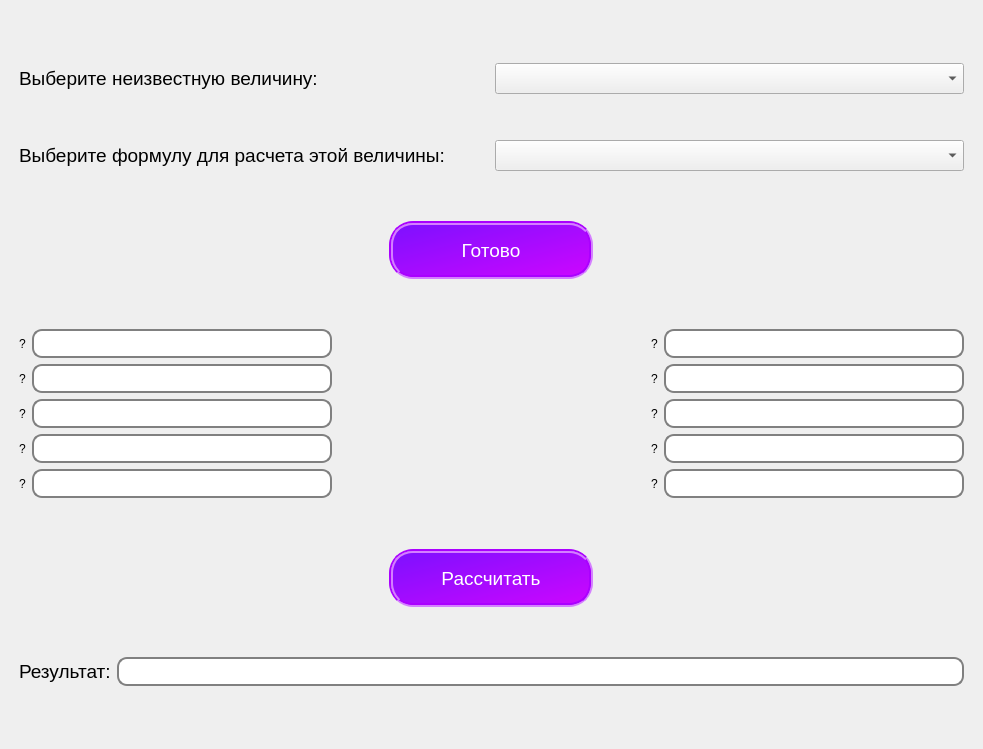
<?xml version="1.0" encoding="UTF-8"?>
<ui version="4.0">
 <class>Formula</class>
 <widget class="QMainWindow" name="Formula">
  <property name="geometry">
   <rect>
    <x>0</x>
    <y>0</y>
    <width>983</width>
    <height>749</height>
   </rect>
  </property>
  <property name="windowTitle">
   <string>Формулы</string>
  </property>
  <property name="styleSheet">
   <string notr="true">#centralwidget { 
            background-image:url(&quot;pic1.jpg&quot;); background-position: center;}</string>
  </property>
  <widget class="QWidget" name="centralwidget">
   <layout class="QGridLayout" name="gridLayout">
    <item row="0" column="0">
     <layout class="QVBoxLayout" name="verticalLayout_4">
      <property name="leftMargin">
       <number>10</number>
      </property>
      <property name="topMargin">
       <number>10</number>
      </property>
      <property name="rightMargin">
       <number>10</number>
      </property>
      <property name="bottomMargin">
       <number>10</number>
      </property>
      <item>
       <spacer name="verticalSpacer_2">
        <property name="orientation">
         <enum>Qt::Vertical</enum>
        </property>
        <property name="sizeHint" stdset="0">
         <size>
          <width>20</width>
          <height>40</height>
         </size>
        </property>
       </spacer>
      </item>
      <item>
       <layout class="QHBoxLayout" name="horizontalLayout">
        <item>
         <widget class="QLabel" name="label">
          <property name="sizePolicy">
           <sizepolicy hsizetype="Expanding" vsizetype="Fixed">
            <horstretch>0</horstretch>
            <verstretch>0</verstretch>
           </sizepolicy>
          </property>
          <property name="font">
           <font>
            <family>Arial</family>
            <pointsize>14</pointsize>
           </font>
          </property>
          <property name="text">
           <string>Выберите неизвестную величину:</string>
          </property>
         </widget>
        </item>
        <item>
         <widget class="QComboBox" name="measures_box">
          <property name="sizePolicy">
           <sizepolicy hsizetype="Expanding" vsizetype="Fixed">
            <horstretch>0</horstretch>
            <verstretch>0</verstretch>
           </sizepolicy>
          </property>
          <property name="font">
           <font>
            <family>Arial</family>
            <pointsize>14</pointsize>
           </font>
          </property>
         </widget>
        </item>
       </layout>
      </item>
      <item>
       <spacer name="verticalSpacer">
        <property name="orientation">
         <enum>Qt::Vertical</enum>
        </property>
        <property name="sizeType">
         <enum>QSizePolicy::Fixed</enum>
        </property>
        <property name="sizeHint" stdset="0">
         <size>
          <width>20</width>
          <height>40</height>
         </size>
        </property>
       </spacer>
      </item>
      <item>
       <layout class="QHBoxLayout" name="horizontalLayout_2">
        <item>
         <widget class="QLabel" name="label_2">
          <property name="sizePolicy">
           <sizepolicy hsizetype="Expanding" vsizetype="Fixed">
            <horstretch>0</horstretch>
            <verstretch>0</verstretch>
           </sizepolicy>
          </property>
          <property name="font">
           <font>
            <family>Arial</family>
            <pointsize>14</pointsize>
           </font>
          </property>
          <property name="text">
           <string>Выберите формулу для расчета этой величины:</string>
          </property>
         </widget>
        </item>
        <item>
         <widget class="QComboBox" name="formulas_box">
          <property name="sizePolicy">
           <sizepolicy hsizetype="Expanding" vsizetype="Maximum">
            <horstretch>0</horstretch>
            <verstretch>0</verstretch>
           </sizepolicy>
          </property>
          <property name="font">
           <font>
            <family>Arial</family>
            <pointsize>14</pointsize>
           </font>
          </property>
         </widget>
        </item>
       </layout>
      </item>
      <item>
       <spacer name="verticalSpacer_4">
        <property name="orientation">
         <enum>Qt::Vertical</enum>
        </property>
        <property name="sizeHint" stdset="0">
         <size>
          <width>20</width>
          <height>40</height>
         </size>
        </property>
       </spacer>
      </item>
      <item alignment="Qt::AlignHCenter">
       <widget class="QPushButton" name="ready_btn">
        <property name="font">
         <font>
          <family>Arial</family>
          <pointsize>14</pointsize>
         </font>
        </property>
        <property name="cursor">
         <cursorShape>PointingHandCursor</cursorShape>
        </property>
        <property name="styleSheet">
         <string notr="true">min-width:  196px;
background-color: qlineargradient(spread:pad, x1:0, y1:0, x2:1, y2:1, stop:0 rgba(124, 16, 255, 255), stop:1 rgba(205, 6, 255, 255));
color: rgb(255, 255, 255);
    max-width:  196px;
    min-height: 50px;
    max-height: 50px;
    border-radius: 24px;
border: 4px groove rgb(170, 0, 255);</string>
        </property>
        <property name="text">
         <string>Готово</string>
        </property>
       </widget>
      </item>
      <item>
       <spacer name="verticalSpacer_5">
        <property name="orientation">
         <enum>Qt::Vertical</enum>
        </property>
        <property name="sizeHint" stdset="0">
         <size>
          <width>20</width>
          <height>40</height>
         </size>
        </property>
       </spacer>
      </item>
      <item>
       <layout class="QHBoxLayout" name="horizontalLayout_13">
        <item>
         <layout class="QVBoxLayout" name="verticalLayout_2">
          <item>
           <layout class="QHBoxLayout" name="horizontalLayout_3">
            <item>
             <widget class="QLabel" name="first_label">
              <property name="text">
               <string>?</string>
              </property>
             </widget>
            </item>
            <item>
             <widget class="QLineEdit" name="first_line">
              <property name="font">
               <font>
                <family>Arial</family>
                <pointsize>14</pointsize>
               </font>
              </property>
              <property name="styleSheet">
               <string notr="true">border: 2px solid gray;
border-radius: 10px;</string>
              </property>
             </widget>
            </item>
           </layout>
          </item>
          <item>
           <layout class="QHBoxLayout" name="horizontalLayout_4">
            <item>
             <widget class="QLabel" name="second_label">
              <property name="text">
               <string>?</string>
              </property>
             </widget>
            </item>
            <item>
             <widget class="QLineEdit" name="second_line">
              <property name="font">
               <font>
                <family>Arial</family>
                <pointsize>14</pointsize>
               </font>
              </property>
              <property name="styleSheet">
               <string notr="true">border: 2px solid gray;
border-radius: 10px;</string>
              </property>
             </widget>
            </item>
           </layout>
          </item>
          <item>
           <layout class="QHBoxLayout" name="horizontalLayout_5">
            <item>
             <widget class="QLabel" name="third_label">
              <property name="text">
               <string>?</string>
              </property>
             </widget>
            </item>
            <item>
             <widget class="QLineEdit" name="third_line">
              <property name="font">
               <font>
                <family>Arial</family>
                <pointsize>14</pointsize>
               </font>
              </property>
              <property name="styleSheet">
               <string notr="true">border: 2px solid gray;
border-radius: 10px;</string>
              </property>
             </widget>
            </item>
           </layout>
          </item>
          <item>
           <layout class="QHBoxLayout" name="horizontalLayout_6">
            <item>
             <widget class="QLabel" name="fourth_label">
              <property name="text">
               <string>?</string>
              </property>
             </widget>
            </item>
            <item>
             <widget class="QLineEdit" name="fourth_line">
              <property name="font">
               <font>
                <family>Arial</family>
                <pointsize>14</pointsize>
               </font>
              </property>
              <property name="styleSheet">
               <string notr="true">border: 2px solid gray;
border-radius: 10px;</string>
              </property>
             </widget>
            </item>
           </layout>
          </item>
          <item>
           <layout class="QHBoxLayout" name="horizontalLayout_7">
            <item>
             <widget class="QLabel" name="fifth_label">
              <property name="text">
               <string>?</string>
              </property>
             </widget>
            </item>
            <item>
             <widget class="QLineEdit" name="fifth_line">
              <property name="font">
               <font>
                <family>Arial</family>
                <pointsize>14</pointsize>
               </font>
              </property>
              <property name="styleSheet">
               <string notr="true">border: 2px solid gray;
border-radius: 10px;</string>
              </property>
             </widget>
            </item>
           </layout>
          </item>
         </layout>
        </item>
        <item>
         <spacer name="horizontalSpacer">
          <property name="orientation">
           <enum>Qt::Horizontal</enum>
          </property>
          <property name="sizeHint" stdset="0">
           <size>
            <width>40</width>
            <height>20</height>
           </size>
          </property>
         </spacer>
        </item>
        <item>
         <layout class="QVBoxLayout" name="verticalLayout_3">
          <item>
           <layout class="QHBoxLayout" name="horizontalLayout_8">
            <item>
             <widget class="QLabel" name="sixth_label">
              <property name="text">
               <string>?</string>
              </property>
             </widget>
            </item>
            <item>
             <widget class="QLineEdit" name="sixth_line">
              <property name="font">
               <font>
                <family>Arial</family>
                <pointsize>14</pointsize>
               </font>
              </property>
              <property name="styleSheet">
               <string notr="true">border: 2px solid gray;
border-radius: 10px;</string>
              </property>
             </widget>
            </item>
           </layout>
          </item>
          <item>
           <layout class="QHBoxLayout" name="horizontalLayout_9">
            <item>
             <widget class="QLabel" name="seventh_label">
              <property name="text">
               <string>?</string>
              </property>
             </widget>
            </item>
            <item>
             <widget class="QLineEdit" name="seventh_line">
              <property name="font">
               <font>
                <family>Arial</family>
                <pointsize>14</pointsize>
               </font>
              </property>
              <property name="styleSheet">
               <string notr="true">border: 2px solid gray;
border-radius: 10px;</string>
              </property>
             </widget>
            </item>
           </layout>
          </item>
          <item>
           <layout class="QHBoxLayout" name="horizontalLayout_10">
            <item>
             <widget class="QLabel" name="eighth_label">
              <property name="text">
               <string>?</string>
              </property>
             </widget>
            </item>
            <item>
             <widget class="QLineEdit" name="eighth_line">
              <property name="font">
               <font>
                <family>Arial</family>
                <pointsize>14</pointsize>
               </font>
              </property>
              <property name="styleSheet">
               <string notr="true">border: 2px solid gray;
border-radius: 10px;</string>
              </property>
             </widget>
            </item>
           </layout>
          </item>
          <item>
           <layout class="QHBoxLayout" name="horizontalLayout_11">
            <item>
             <widget class="QLabel" name="nineth_label">
              <property name="text">
               <string>?</string>
              </property>
             </widget>
            </item>
            <item>
             <widget class="QLineEdit" name="nineth_line">
              <property name="font">
               <font>
                <family>Arial</family>
                <pointsize>14</pointsize>
               </font>
              </property>
              <property name="styleSheet">
               <string notr="true">border: 2px solid gray;
border-radius: 10px;</string>
              </property>
             </widget>
            </item>
           </layout>
          </item>
          <item>
           <layout class="QHBoxLayout" name="horizontalLayout_12">
            <item>
             <widget class="QLabel" name="tenth_label">
              <property name="text">
               <string>?</string>
              </property>
             </widget>
            </item>
            <item>
             <widget class="QLineEdit" name="tenth_line">
              <property name="font">
               <font>
                <family>Arial</family>
                <pointsize>14</pointsize>
               </font>
              </property>
              <property name="styleSheet">
               <string notr="true">border: 2px solid gray;
border-radius: 10px;</string>
              </property>
             </widget>
            </item>
           </layout>
          </item>
         </layout>
        </item>
       </layout>
      </item>
      <item>
       <spacer name="verticalSpacer_6">
        <property name="orientation">
         <enum>Qt::Vertical</enum>
        </property>
        <property name="sizeHint" stdset="0">
         <size>
          <width>20</width>
          <height>40</height>
         </size>
        </property>
       </spacer>
      </item>
      <item alignment="Qt::AlignHCenter">
       <widget class="QPushButton" name="result_btn">
        <property name="font">
         <font>
          <family>Arial</family>
          <pointsize>14</pointsize>
         </font>
        </property>
        <property name="cursor">
         <cursorShape>PointingHandCursor</cursorShape>
        </property>
        <property name="styleSheet">
         <string notr="true">min-width:  196px;
background-color: qlineargradient(spread:pad, x1:0, y1:0, x2:1, y2:1, stop:0 rgba(124, 16, 255, 255), stop:1 rgba(205, 6, 255, 255));
color: rgb(255, 255, 255);
    max-width:  196px;
    min-height: 50px;
    max-height: 50px;
    border-radius: 24px;
border: 4px groove rgb(170, 0, 255);</string>
        </property>
        <property name="text">
         <string>Рассчитать</string>
        </property>
       </widget>
      </item>
      <item>
       <spacer name="verticalSpacer_7">
        <property name="orientation">
         <enum>Qt::Vertical</enum>
        </property>
        <property name="sizeHint" stdset="0">
         <size>
          <width>20</width>
          <height>40</height>
         </size>
        </property>
       </spacer>
      </item>
      <item>
       <layout class="QHBoxLayout" name="horizontalLayout_14">
        <item>
         <widget class="QLabel" name="label_5">
          <property name="font">
           <font>
            <family>Arial</family>
            <pointsize>14</pointsize>
           </font>
          </property>
          <property name="text">
           <string>Результат:</string>
          </property>
         </widget>
        </item>
        <item>
         <widget class="QLineEdit" name="result_line">
          <property name="font">
           <font>
            <family>Arial</family>
            <pointsize>14</pointsize>
           </font>
          </property>
          <property name="styleSheet">
           <string notr="true">border: 2px solid gray;
border-radius: 10px;</string>
          </property>
         </widget>
        </item>
       </layout>
      </item>
      <item>
       <spacer name="verticalSpacer_3">
        <property name="orientation">
         <enum>Qt::Vertical</enum>
        </property>
        <property name="sizeHint" stdset="0">
         <size>
          <width>20</width>
          <height>40</height>
         </size>
        </property>
       </spacer>
      </item>
     </layout>
    </item>
   </layout>
  </widget>
 </widget>
 <resources/>
 <connections/>
</ui>
